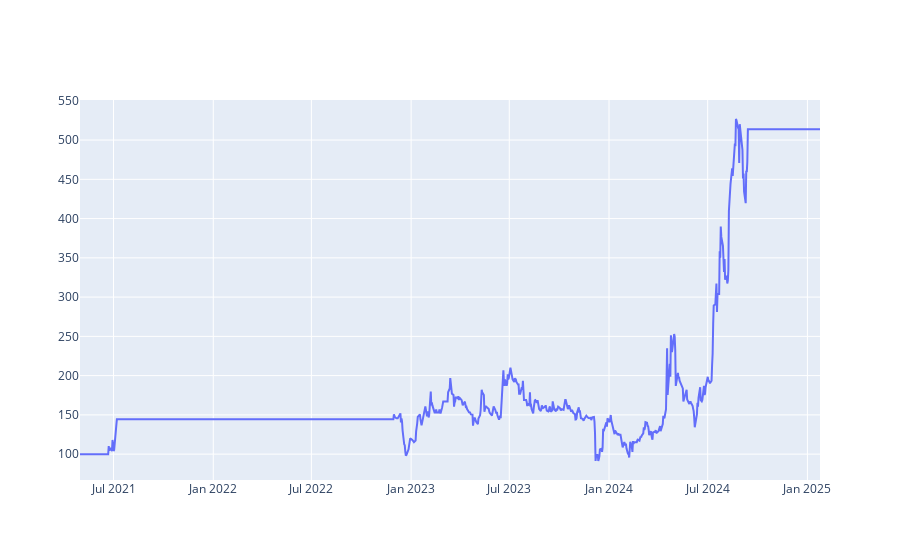

Notebook code for this chart:
### Code cell
fig = go.Figure()

fig.add_trace(go.Scatter(x=raw_bngo['timestamp'], y=raw_bngo['total'], mode='lines', name='Close'))
fig.show()

### Figure 1 — Plotly figure (JSON) as saved in the notebook; plotly's stock layout.template omitted (floating-point values rounded to 4 significant figures; data arrays with more than 128 entries replaced by an {"elided": "..."} marker saying what was removed)
{"data": [{"mode": "lines", "name": "Close", "type": "scatter", "x": {"elided": "939 str values"}, "y": {"elided": "939 float values"}}], "layout": {}}
